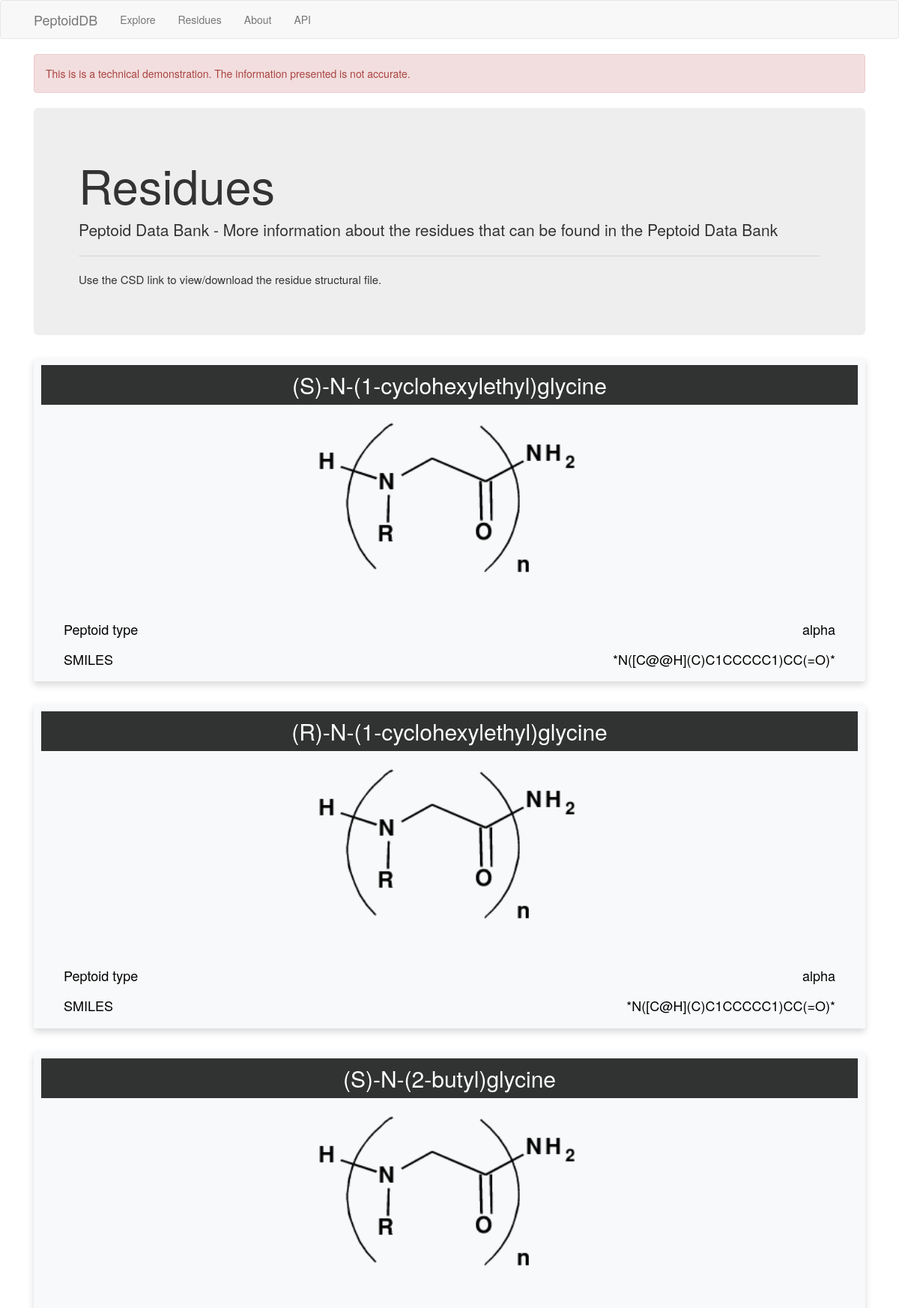
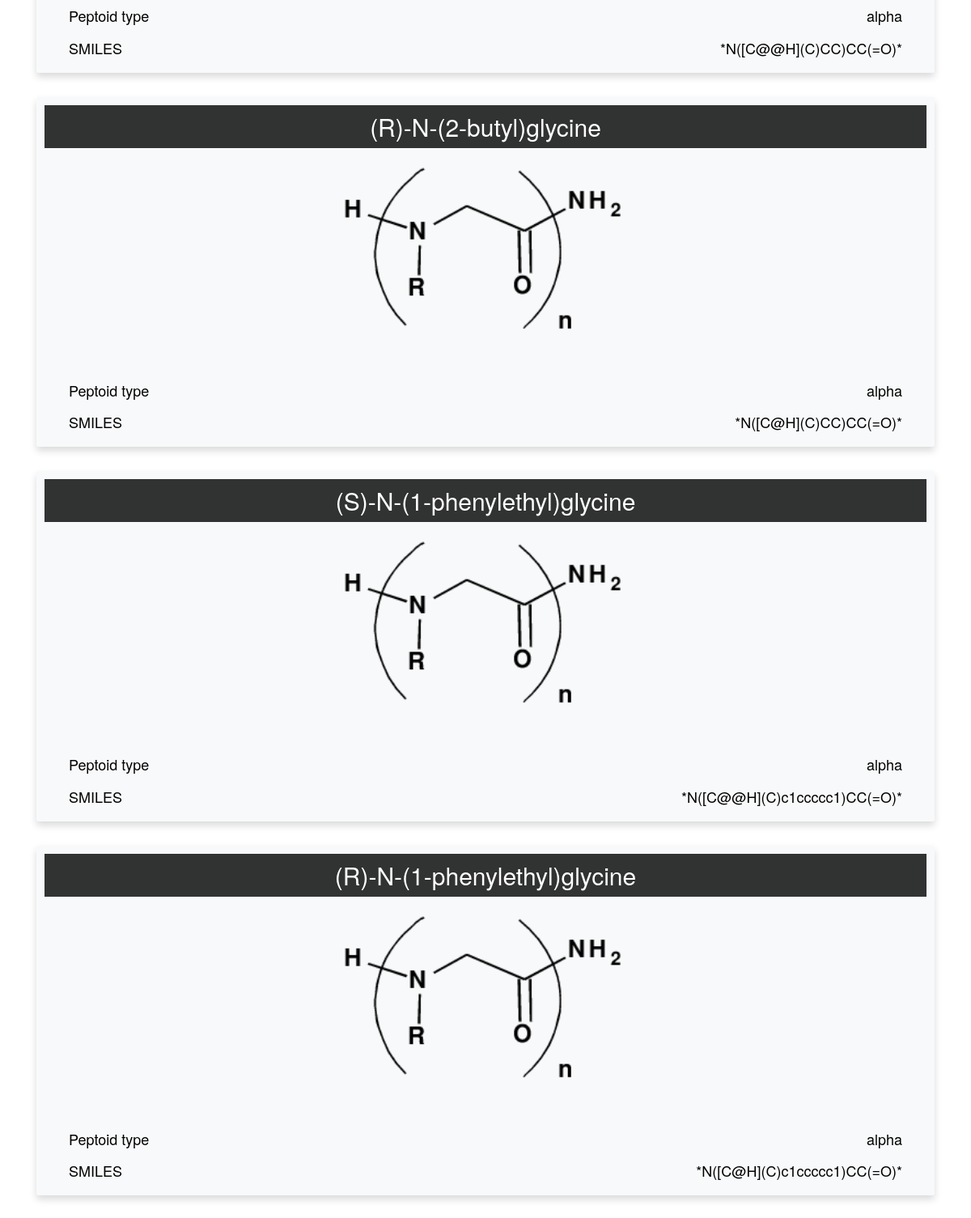
The page /residues (upper part) on the database its author committed (2 pictures, top to bottom).
### app/models.py (models this page shows, shortened)
class Residue(db.Model):
    id = db.Column(db.Integer, primary_key=True)
    long_name = db.Column(db.Text, index=True, unique=False)
    short_name = db.Column(db.Text, index=True, unique=False)
    pep_type = db.Column(db.Text, index=True, unique=False)
    CSD = db.Column(db.Text, index=True, unique=False)
    SMILES = db.Column(db.Text, index=True, unique=False)

### app/routes/routes.py (the view)
@bp.route('/residues')
def residues():
    title = 'Residues'
    residues = [r for r in Residue.query.all()]
    return render_template('residues.html', title=title, residues=residues)

### app/templates/residues.html
{% extends "base.html" %}
{% block styles %}
{{super()}}
<link rel="stylesheet" href="{{url_for('static', filename='bootstrap-grid.css')}}">
<link rel="stylesheet" href="{{url_for('static', filename='images.css')}}" />
{% endblock %}
{% block app_content%}
<div class="jumbotron">
    <h1 class="display-4">{{ title }}</h1>
    <p>Peptoid Data Bank - More information about the residues that can be found in the Peptoid Data Bank</p>
    <hr class="my-4">
    <p style="font-size: 1.5rem; font-weight: 300;">Use the CSD link to view/download the residue structural file.</p>
</div>
{% for residue in residues%}
<a id= {{ residue.long_name }} style='pointer-events: none; cursor: default; color:black;'>
    <div class="card" style = 'width: 100%;
        margin-right: auto;
        margin-left: auto;
        box-shadow: 0 0.5rem 1rem rgba(0, 0, 0, 0.15) !important;
        padding: 1rem !important; margin-bottom: 3rem !important;
        background-color: #f8f9fa !important;
        border-radius: 0.25rem !important;'>
        <div class="card-body">
            <div class = "header">
            <h2>{{ residue.long_name }}</h2>
            </div>
            <img src="{{url_for('static',filename='residue.png')}}" class = 'img-responsive' style = "margin: auto; height:35%">
            <div class="container">
                <div class="row">
                    <div class="col-sm">
                        <div class="col text-left">
                            <h4>Peptoid type</h4>
                        </div>
                    </div>
                    <div class="col-sm">
                        <div class="col text-right">
                            <h4>{{ residue.pep_type }}</h4>
                        </div>
                    </div>
                </div>
                <div class="row">
                        <div class="col-sm">
                            <div class="col text-left">
                                <h4>SMILES</h4>
                            </div>
                        </div>
                        <div class="col-sm">
                            <div class="col text-right">
                                <h4>{{ residue.SMILES }}</h4>
                            </div>
                        </div>
                </div>
        </div>
        </div>
        </div>
</a>
{% endfor %}
{% endblock %}

### app/static/images.css (style rules this page uses)
.header h2 { color: #fff; text-align: center; position: relative; padding: 10px; background: rgba(0, 0, 0, 0.8); margin: 0 0 0 0; }

### rows shown on the page
Residue: long_name "(S)-N-(1-cyclohexylethyl)glycine", pep_type "alpha", SMILES "*N([C@@H](C)C1CCCCC1)CC(=O)*"
Residue: long_name "(R)-N-(1-cyclohexylethyl)glycine", pep_type "alpha", SMILES "*N([C@H](C)C1CCCCC1)CC(=O)*"
Residue: long_name "(S)-N-(2-butyl)glycine", pep_type "alpha", SMILES "*N([C@@H](C)CC)CC(=O)*"
Residue: long_name "(R)-N-(2-butyl)glycine", pep_type "alpha", SMILES "*N([C@H](C)CC)CC(=O)*"
Residue: long_name "(S)-N-(1-phenylethyl)glycine", pep_type "alpha", SMILES "*N([C@@H](C)c1ccccc1)CC(=O)*"
Residue: long_name "(R)-N-(1-phenylethyl)glycine", pep_type "alpha", SMILES "*N([C@H](C)c1ccccc1)CC(=O)*"

### other values the page prints
{{ title }} "Residues"
